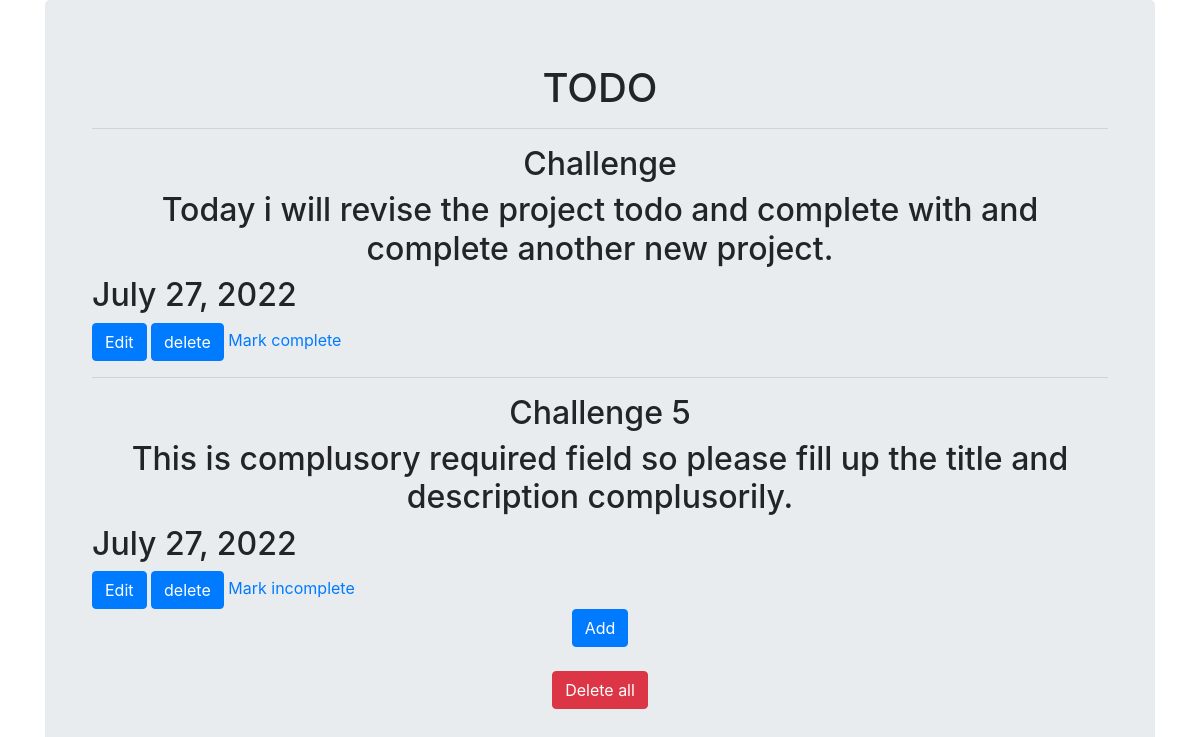
/home/, run on the app's committed database.
### app/models.py (models this page shows, shortened)
class Todo(models.Model):
    title=models.CharField(max_length=20,blank=False)
    description=models.CharField(max_length=20,blank=False)
    date=models.DateField(auto_now_add=True)
    is_completed=models.BooleanField(default=True)
    class meta:
        db_table='todo'

### app/views.py (the view)
# urls.py: 2. Add a URL to urlpatterns:  path('', views.home, name='home')
def home(request):
    a=Todo.objects.all()
    return render(request,'home.html',{'todo':a})

### app/Templates/home.html
{% extends 'core/base.html' %}
{% block content %}
 {% for i in todo %}
 <hr>
 <h2 style="text-align:center;">{{i.title}}</h2>
 <h2 style="text-align:center;">{{i.description}}</h2>
 <h2>{{i.date}}</h2>
<a href="{% url 'edit' id=i.id %}"><button class="btn btn-primary">Edit</button></a>
<a href="{% url 'delete' id=i.id %}"><button class="btn btn-primary">delete</button></a>
{% if i.is_completed %}
<a href="{% url 'Mark-complete' id=i.id %}">Mark incomplete</a>
{% else %}
<a href="{% url 'Mark-complete' id=i.id %}">Mark complete</a>
{% endif %}
{% endfor %}
 <br>
 <p style="text-align:center;" >
<a href="{% url 'add' %}" >
 <button class="btn btn-primary">Add</button>
</a>
<a href="{% url 'delete_all' %}" >
    <br>
    <br>
 <button class="btn btn-danger">Delete all</button>
</a>
</p>
 {% endblock content %}

### Templates/core/base.html (shortened to what this page needs)
<!doctype html>
<html lang="en">
  <head>
    <link rel="stylesheet" href="https://cdn.jsdelivr.net/npm/bootstrap@4.6.2/dist/css/bootstrap.min.css">
  </head>
  <body>
    <div class="container">
        <div class="jumbotron">
    <h1 style="text-align:center;">TODO</h1>
    <div  class="container">
    {% block content %} {% endblock content %}
    </div>
  </body>
</html>

### data on the page
Todo: title "Challenge", description "Today i will revise the project todo and complete with and complete another new project.", date "July 27, 2022", is_completed "Mark complete"
Todo: title "Challenge 5", description "This is complusory required field so please fill up the title and description complusorily.", date "July 27, 2022", is_completed "Mark incomplete"
